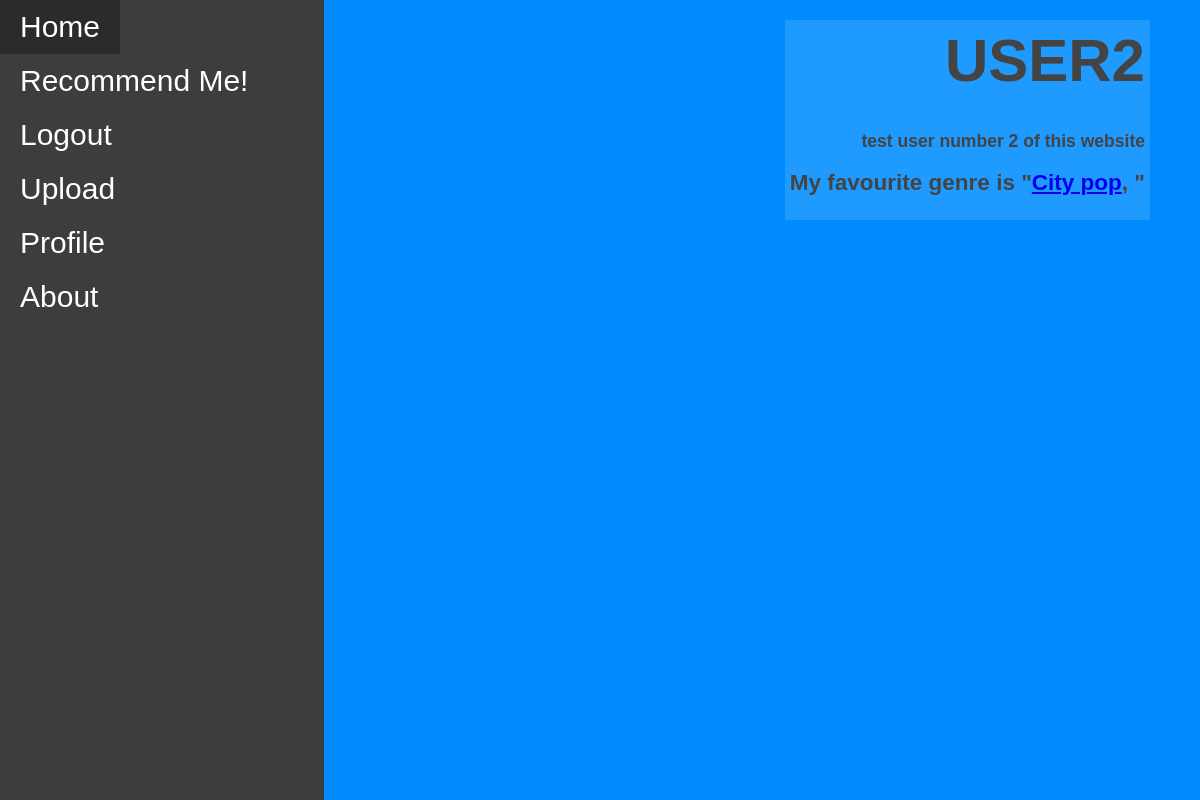
Screenshot of /profile/3 (signed in) with the database file from the repository.
### models.py (models this page shows, shortened)
class User(db.Model):
    __tablename__ = 'User'
    id = db.Column(db.Integer, primary_key=True)
    userName = db.Column(db.String())
    passWord = db.Column(db.String())
    bio = db.Column(db.String())
    favGenre = db.Column(db.Integer, db.ForeignKey('Genre.id'))
    recommendations = db.relationship('Recommendation', secondary=RecommendationUser, back_populates='users')

class Genre(db.Model):
    __tablename__ = 'Genre'
    id = db.Column(db.Integer, primary_key=True)
    genre = db.Column(db.String())
    genreDesc = db.Column(db.String())
    recommendations = db.relationship('Recommendation', secondary=RecommendationGenre, back_populates='genres')
    def __repr__(self):
        return self.genre

### app.py (the view)
@app.route('/profile/<int:id>', methods=["GET", "POST"])
def profile(id):
    logged= False
    if "user" in session:
        username = session["user"]
        logged = True
        userinfo = models.User.query.filter_by(id=id).first_or_404()
        genre_id = userinfo.favGenre
        favGenre = models.Genre.query.filter_by(id=genre_id).first_or_404()
        return render_template("profile.html", userinfo = userinfo, title="Profile", username = username, logged=logged, favGenre=favGenre, genre_id=genre_id, id=id)
    return redirect(url_for("login"))

### templates/profile.html
{% extends 'layout.html' %}
{% block content %}
<body class = "testbg">
    <div class = "profile">
        <h1 class="titletext">{{ userinfo.userName }}</h1>
        <br>
        <h3>{{ userinfo.bio }}</h3>
        <h2>My favourite genre is "<a href="/genre/{{ genre_id }}">{{ favGenre }}</a>,&nbsp;"</h2>
    </div>
</body>
{% endblock %}

### static/styles.css (style rules this page uses)
.background { background-color: rgb(0, 140, 255); padding: 0; border: 0px; margin: 0px; }
.profile { margin-right: 50px; margin-top: 20px; padding: 5px; float: right; text-align: right; background-color: #ffffff1f; }
.titletext { margin-top: 1px; font-size: 60px; text-transform: uppercase; margin-bottom: 1px; }
body { font-family: 'Helvetica', 'Arial', sans-serif; color: #444444; font-size: 15px; }

### rows the page displays
User: userName "USER2", bio "test user number 2 of this website"
Genre: genre "City pop"
